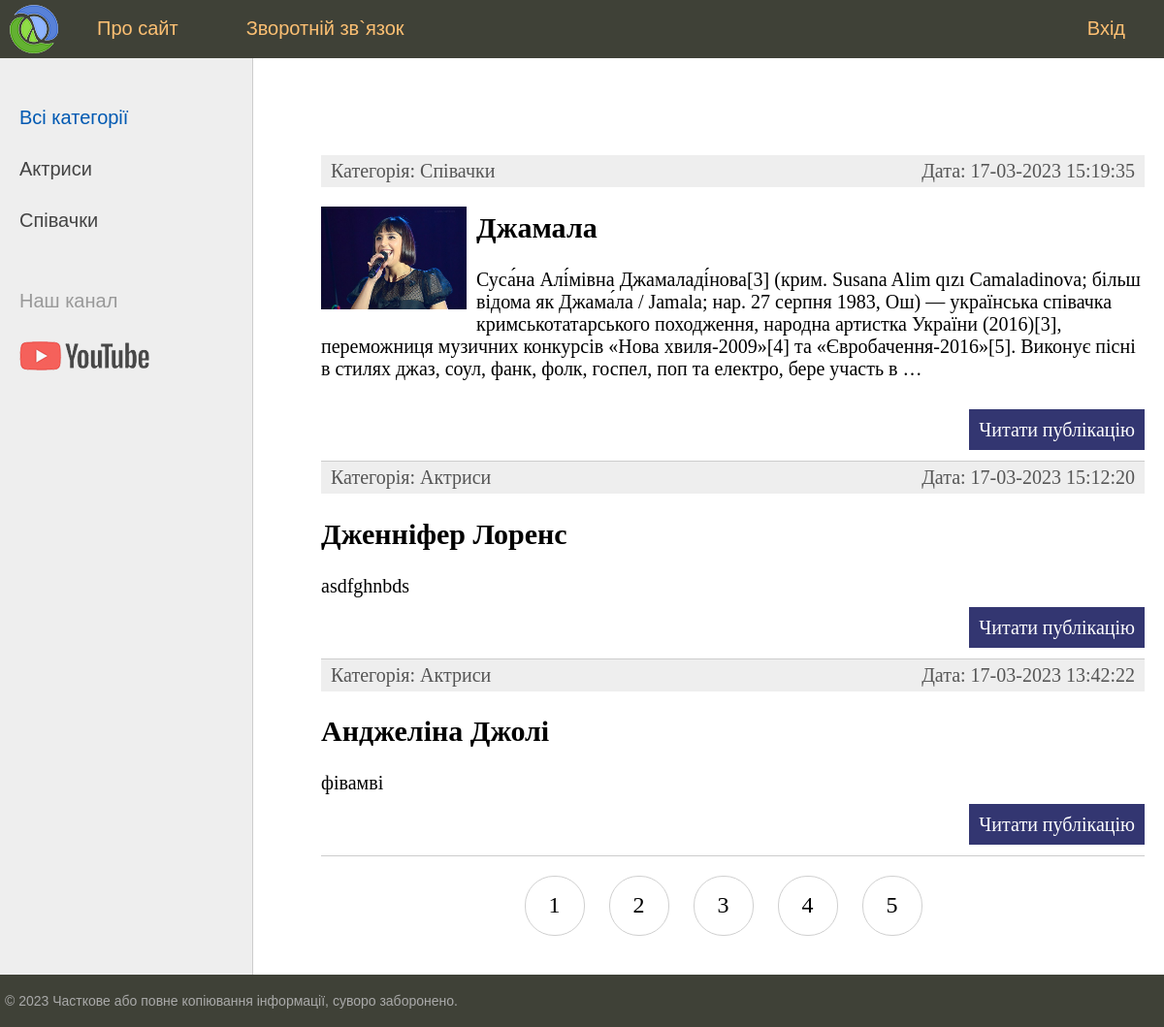
The app's page /, older data.
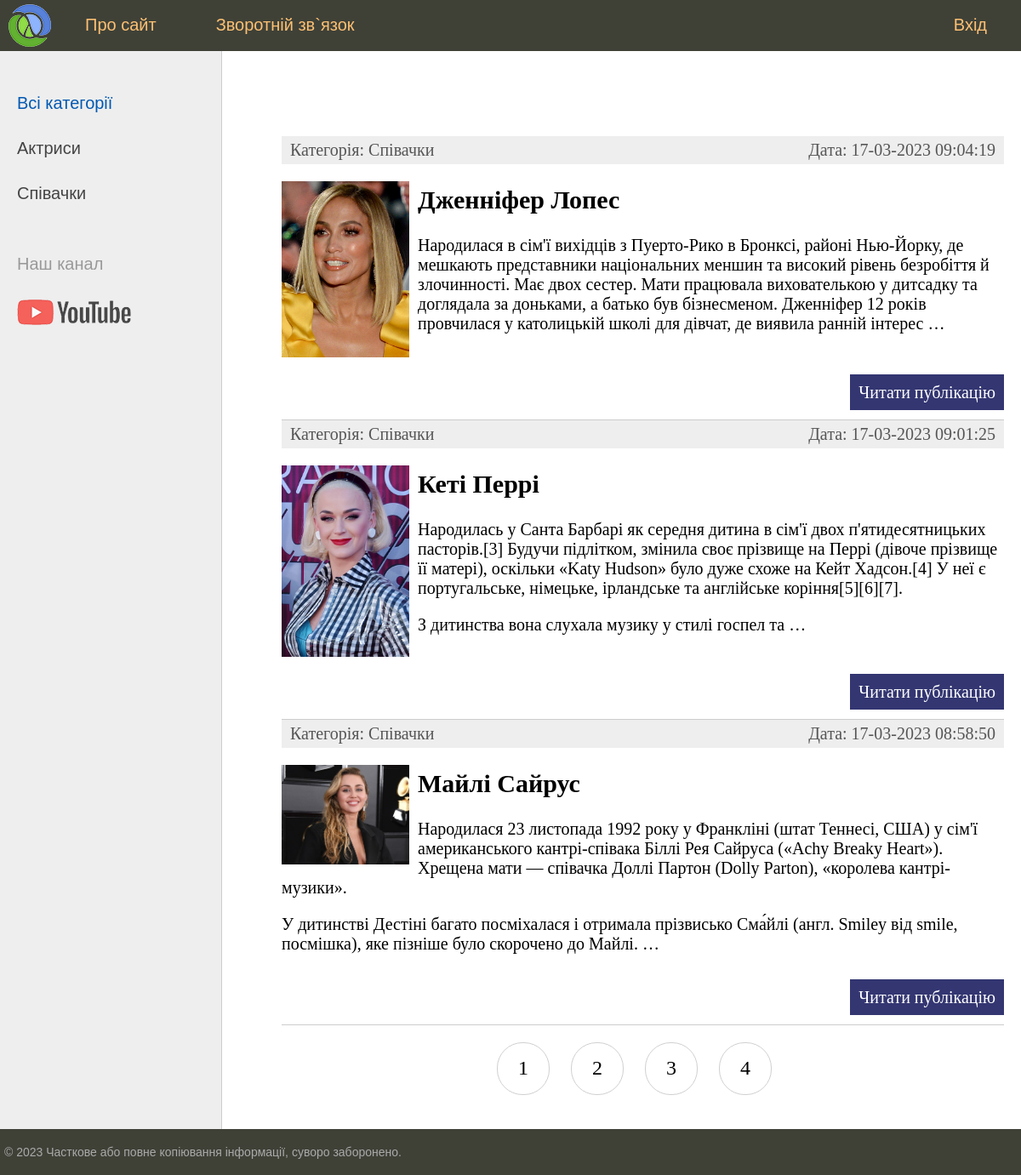
The same page, newer data.
### women/models.py (models this page shows, shortened)
class Category(models.Model):
    name = models.CharField(max_length=100, db_index=True, verbose_name='Категорія')
    slug = models.SlugField(max_length=255, unique=True, db_index=True, verbose_name='URL')
    def __str__(self):
        return self.name
    def get_absolute_url(self):
        return reverse('category', kwargs={'cat_slug': self.slug})
    class Meta:
        verbose_name = 'Категорія'
        verbose_name_plural = 'Категорії'
        ordering = ['id']

class Women(models.Model):
    title = models.CharField(max_length=255, verbose_name='Заголовок')
    slug = models.SlugField(max_length=255, unique=True, db_index=True, verbose_name='URL')
    content = models.TextField(blank=True, verbose_name='Текст публікації')
    photo = models.ImageField(upload_to="photos/%Y/%m/%d/", verbose_name='Фото')
    time_create = models.DateTimeField(auto_now_add=True, verbose_name='Дата створення')
    time_update = models.DateTimeField(auto_now=True, verbose_name='Дата змінення')
    is_published = models.BooleanField(default=True, verbose_name='Опубліковано')
    cat = models.ForeignKey(Category, on_delete=models.PROTECT, verbose_name='Категорія')
    def get_absolute_url(self):
        return reverse('post', kwargs={'post_slug': self.slug})
    class Meta:
        verbose_name = 'Відомі жінки'
        verbose_name_plural = 'Відомі жінки'
        ordering = ['-time_create', 'title']

### women/views.py (the view)
# urls.py: path('', WomenHome.as_view(), name='home'),
class WomenHome(DataMixin, ListView):
    paginate_by = 3
    model = Women
    template_name = 'women/index.html'
    context_object_name = 'posts'
    extra_context = {'title': 'Головна сторінка'}
    def get_context_data(self, *, object_list=None, **kwargs):
        context = super().get_context_data(**kwargs)
        c_def = self.get_user_context(title='Головна сторінка')
        return dict(list(context.items()) + list(c_def.items()))
    def get_queryset(self):
        return Women.objects.filter(is_published=True)

### women/utils.py (called while the page is built)
    def get_user_context(self, **kwargs):
        context = kwargs
        cats = Category.objects.annotate(Count('women'))
        user_menu = menu.copy()
        if not self.request.user.is_authenticated:
            user_menu.pop(1)
        context['menu'] = user_menu
        context['cats'] = cats
        if 'cat_selected' not in context:
            context['cat_selected'] = 0
        return context

### women/templates/women/index.html (shortened to what this page needs)
{% extends 'women/base.html' %}
{% block content %}
<ul class="list-articles">
	{% for p in posts %}
        <li>
            <div class="article-panel">
                <p class="first">Категорія: {{ p.cat }}</p>
                <p class="last">Дата: {{ p.time_update|date:"d-m-Y H:i:s" }}</p>
            </div>
            {% if p.photo %}
                <p><img class="img-article-left thumb" src="{{ p.photo.url }}"></p>
            {% endif %}
            <h2>{{p.title}}</h2>
        {% autoescape on %}
        {{p.content|linebreaks|truncatewords:50}}
        {% endautoescape %}
            <p class="link-read-post"><a href="{{ p.get_absolute_url }}">Читати публікацію</a></p>
        </li>
	{% endfor %}
</ul>
{% endblock %}

### women/templates/women/base.html (shortened to what this page needs)
<!DOCTYPE html>
{% load static %}
{% load women_tags %}
<html>
<head>
    <link type="text/css" href="{% static 'women/css/styles.css' %}" rel="stylesheet"/>
</head>
<body>
<table class="table-page" border=0 cellpadding="0" cellspacing="0">
    <tr>
        <td valign=top>
            {% block mainmenu %}
            <div class="header">
                <ul id="mainmenu" class="mainmenu">
                    <li class="logo"><a href="{% url 'home' %}">
                        <div class="logo"></div>
                    </a></li>
                    {% for m in menu %}
                        {% if not forloop.last %}
                            <li><a href="{% url m.url_name %}">{{m.title}}</a></li>
                        {% else %}
                            <li class="last"><a href="{% url m.url_name %}">{{m.title}}</a></li>
                        {% endif %}
                    {% endfor %}
                </ul>
            </div>
            {% endblock mainmenu %}
            <table class="table-content" border=0 cellpadding="0" cellspacing="0">
                <tr>
                    <td valign="top" class="left-chapters">
                        <ul id="leftchapters">
                            {% if cat_selected == 0 %}
                                <li class="selected">Всі категорії</li>
                            {% else %}
                                <li><a href="{% url 'home' %}">Всі категорії</a></li>
                            {% endif %}
                            {% for c in cats %}
                                {% if c.women__count > 0 %}
                                    {% if c.pk == cat_selected %}
                                    <li class="selected">{{ c.name }}</li>
                                    {% else %}
                                    <li><a href="{{ c.get_absolute_url }}">{{ c.name }}</a></li>
                                    {% endif %}
                                {% endif %}
                            {% endfor %}
                            <li class="share">
                                <p>Наш канал</p>
                                <a class="share-yt"
                                   href="https://www.youtube.com/watch?v=yNycw9zhO98&list=RDyNycw9zhO98&start_radio=1"
                                   target="_blank" rel="nofollow"></a>
                            </li>
                        </ul>
                    </td>
                    <td valign="top" class="content">
                        <div class="content-text">
                            {% block content %}
                            {% endblock %}
                            <nav class="list-pages">
                                <ul>
                                    {% for p in paginator.page_range %}
                                        <li class="page-num">
                                            <a href="?page={{ p }}">{{ p }}</a>
                                        </li>
                                    {% endfor %}
                                </ul>
                            </nav>
                        </div>
                    </td>
                </tr>
            </table>
        </td>
    </tr>
    <tr>
        <td valign=top>
            <div id="footer">
                <p>&copy; 2023 Часткове або повне копіювання інформації, суворо заборонено.</p>
            </div>
        </td>
    </tr>
</table>
</body>
</html>

Row changes from the older to the newer data that the page shows:
no longer on this page (row edited): Women: cat "Співачки", time_update "17-03-2023 15:19:35", photo (picture), title "Джамала", content "Суса́на Алі́мівна Джамаладі́нова[3] (крим. Susana Alim qızı Camaladinova; більш відома як Джама́ла / Jamala; нар. 27 серпня 1983, Ош) — українська співачка кримськотатарського походження, народна артистка України (2016)[3], переможниця музичних конкурсів «Нова хвиля-2009»[4] та «Євробачення-2016»[5]. Виконує пісні в стилях джаз, соул, фанк, фолк, госпел, поп та електро, бере участь в …"
no longer on this page (row edited): Women: cat "Актриси", time_update "17-03-2023 15:12:20", title "Дженніфер Лоренс", content "asdfghnbds"
no longer on this page (row edited): Women: cat "Актриси", time_update "17-03-2023 13:42:22", title "Анджеліна Джолі", content "фівамві"
now on this page (row unchanged): Women: cat "Співачки", time_update "17-03-2023 09:04:19", photo (picture), title "Дженніфер Лопес", content "Народилася в сім'ї вихідців з Пуерто-Рико в Бронксі, районі Нью-Йорку, де мешкають представники національних меншин та високий рівень безробіття й злочинності. Має двох сестер. Мати працювала вихователькою у дитсадку та доглядала за доньками, а батько був бізнесменом. Дженніфер 12 років провчилася у католицькій школі для дівчат, де виявила ранній інтерес …"
now on this page (row unchanged): Women: cat "Співачки", time_update "17-03-2023 09:01:25", photo (picture), title "Кеті Перрі", content "Народилась у Санта Барбарі як середня дитина в сім'ї двох п'ятидесятницьких пасторів.[3] Будучи підлітком, змінила своє прізвище на Перрі (дівоче прізвище її матері), оскільки «Katy Hudson» було дуже схоже на Кейт Хадсон.[4] У неї є португальське, німецьке, ірландське та англійське коріння[5][6][7]. З дитинства вона слухала музику у стилі госпел та …"
now on this page (row unchanged): Women: cat "Співачки", time_update "17-03-2023 08:58:50", photo (picture), title "Майлі Сайрус", content "Народилася 23 листопада 1992 року у Франкліні (штат Теннесі, США) у сім'ї американського кантрі-співака Біллі Рея Сайруса («Achy Breaky Heart»). Хрещена мати — співачка Доллі Партон (Dolly Parton), «королева кантрі-музики». У дитинстві Дестіні багато посміхалася і отримала прізвисько Сма́йлі (англ. Smiley від smile, посмішка), яке пізніше було скорочено до Майлі. …"
Text that changed along with them:
list line gone: "5"
